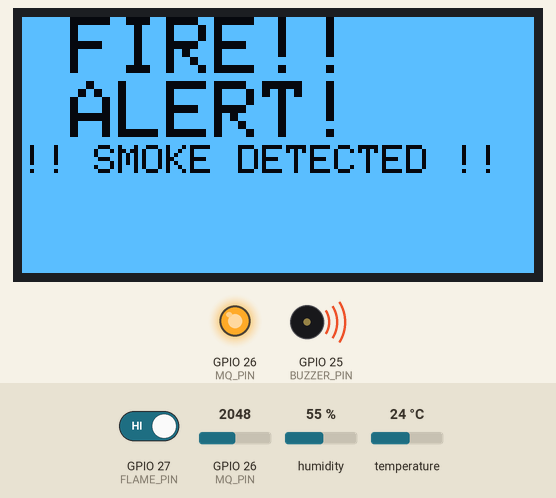
Simulated run of this sketch. Board: ESP32. Parts: 128×64 one-colour display, output pins drawn as LEDs (lit = HIGH), buzzer (waves = sounding, pin HIGH). Inputs (shaded band) come from the test bench; at power-on: GPIO 26 (MQ_PIN) = 2048, humidity 55 %, GPIO 27 (FLAME_PIN) HIGH, temperature 24 °C. What the sketch prints to the serial monitor is not drawn.

Above: at 3.2 s.
3.3 s: GPIO 26 (MQ_PIN) set to 1065
5.3 s: GPIO 26 (MQ_PIN) set to 954
At 7.1 s:
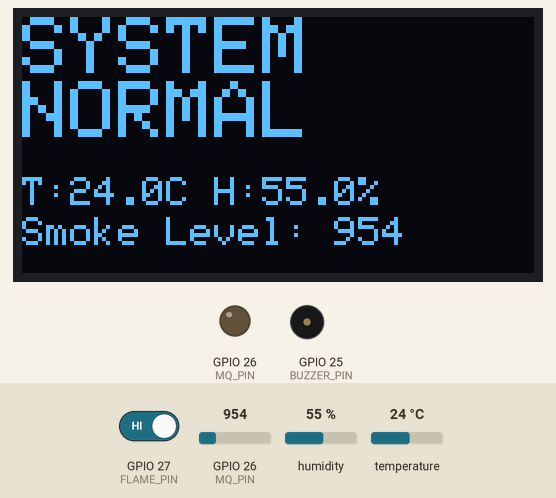
7.7 s: humidity set to 22 %
At 9.4 s:
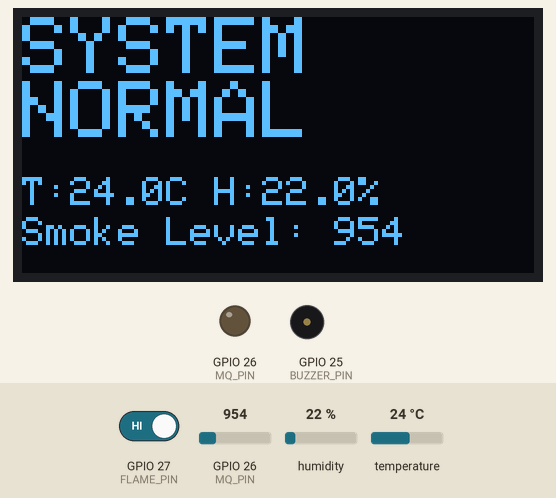
9.7 s: GPIO 27 (FLAME_PIN) driven LOW
At 10.7 s:
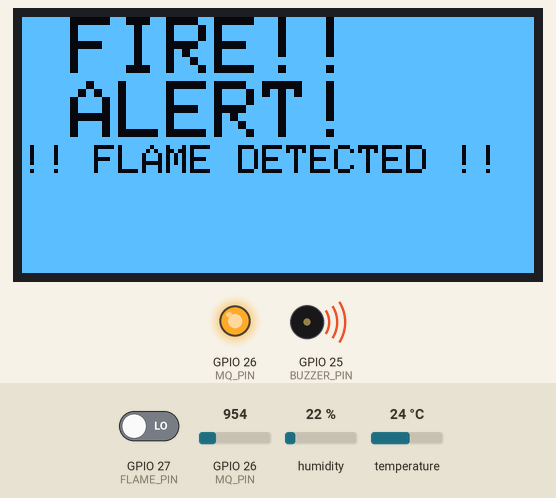
11.8 s: GPIO 26 (MQ_PIN) set to 1040
At 13.1 s:
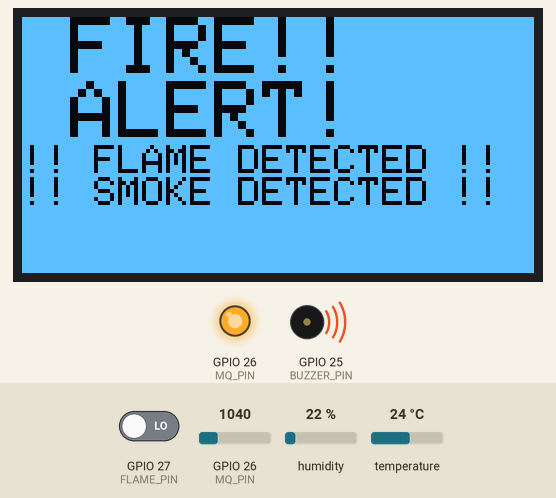
13.8 s: GPIO 26 (MQ_PIN) set to 960
At 15.6 s:
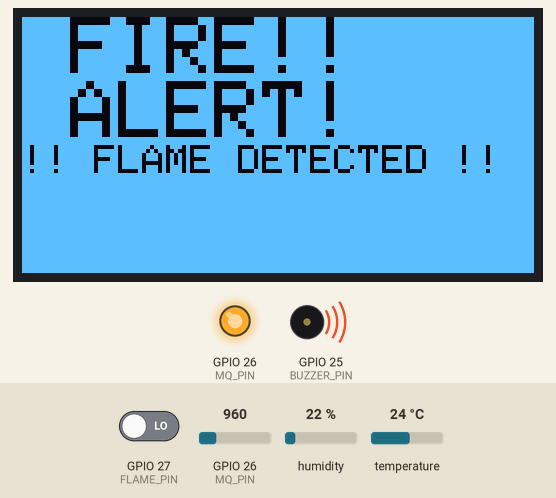
Timing chart, 0 to 16.9 s (numbered marks = the images above; inputs shaded):
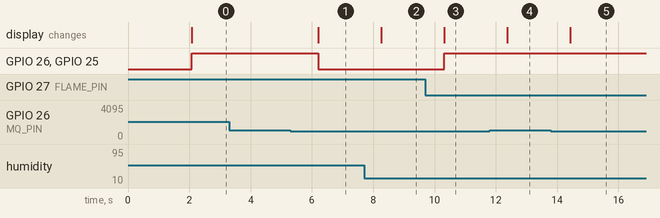

The sketch:

FireDetectionAlarm.ino
```cpp
/*
 * ======================================================
 * Project: ESP32 Fire Detection System
 * Author:  NodeNexus
 * GitHub:  https://github.com/NodeNexus
 *
 * Description:
 * This system monitors for fire using a flame sensor (LM393),
 * a smoke/gas sensor (MQ-2), and a temperature sensor (DHT22).
 * All data and alerts are displayed on an SSD1306 OLED screen
 * and trigger a red LED and a buzzer.
 * ======================================================
 */

// --- LIBRARIES ---
#include <Wire.h>
#include <Adafruit_GFX.h>
#include <Adafruit_SSD1306.h>
#include <DHT.h>

// --- Pin Definitions ---
#define DHT_PIN         14     // DHT22 Data Pin
#define FLAME_PIN       27     // LM393 Flame Sensor Digital Out (D0)
#define MQ_PIN          26    // MQ-2 Gas/Smoke Sensor Analog Out (A0)
#define OLED_SCL        22    // OLED SCL Pin
#define OLED_SDA        21    // OLED SDA Pin

// --- NEW ALARM PINS ---
#define BUZZER_PIN      25    // Active Buzzer (+) pin
#define LED_PIN         26    // Red LED Anode (+) pin via 220-ohm resistor

// --- OLED Display Settings ---
#define SCREEN_WIDTH 128
#define SCREEN_HEIGHT 64
#define OLED_RESET    -1
Adafruit_SSD1306 display(SCREEN_WIDTH, SCREEN_HEIGHT, &Wire, OLED_RESET);

// --- DHT Sensor Settings ---
#define DHT_TYPE DHT22
DHT dht(DHT_PIN, DHT_TYPE);

// --- Alert Threshold ---
int SMOKE_THRESHOLD = 1000; // Calibrate this value!

// --- Global Variables ---
float tempC;
float humidity;
int smokeValue;
int flameState; // 0 = Flame Detected, 1 = No Flame

void setup() {
  Serial.begin(115200);

  // Initialize Sensors
  pinMode(FLAME_PIN, INPUT);
  dht.begin();

  // --- NEW ---
  // Initialize Alarm Outputs
  pinMode(BUZZER_PIN, OUTPUT);
  pinMode(LED_PIN, OUTPUT);
  // Make sure they are off at the start
  digitalWrite(BUZZER_PIN, LOW);
  digitalWrite(LED_PIN, LOW);
  // --- END NEW ---

  // Initialize OLED Display
  if(!display.begin(SSD1306_SWITCHCAPVCC, 0x3C)) {
    Serial.println(F("SSD1306 allocation failed"));
    for(;;);
  }

  display.clearDisplay();
  display.setTextSize(1);
  display.setTextColor(SSD1306_WHITE);
  display.setCursor(0, 0);
  display.println(F("Fire Detection Sys"));
  display.println(F("Initializing..."));
  display.display();
  delay(2000);
}

void loop() {
  // 1. Read all sensor data
  humidity = dht.readHumidity();
  tempC = dht.readTemperature();
  smokeValue = analogRead(MQ_PIN);
  flameState = digitalRead(FLAME_PIN); // Reads 0 (LOW) if flame is detected

  // Print to serial monitor for debugging
  Serial.printf("Temp: %.1f C, Hum: %.1f %%, Smoke: %d, Flame: %d\n",
                tempC, humidity, smokeValue, flameState);

  // 2. Check for emergency conditions
  if (flameState == LOW || smokeValue > SMOKE_THRESHOLD) {
    displayFireAlert();
    // Activate alarms
    digitalWrite(LED_PIN, HIGH);
    digitalWrite(BUZZER_PIN, HIGH);
  } else {
    displayNormalStatus();
    // Deactivate alarms
    digitalWrite(LED_PIN, LOW);
    digitalWrite(BUZZER_PIN, LOW);
  }

  delay(1000); // Wait 1 second before next read
}

void displayNormalStatus() {
  display.clearDisplay();
  display.setTextSize(2);
  display.setCursor(0, 0);
  display.setTextColor(SSD1306_WHITE); // Ensure text is white
  display.println(F("SYSTEM"));
  display.println(F("NORMAL"));

  display.setTextSize(1);
  display.setCursor(0, 40);
  display.printf("T:%.1fC H:%.1f%%\n", tempC, humidity);
  display.setCursor(0, 50);
  display.printf("Smoke Level: %d", smokeValue);

  display.display();
}

void displayFireAlert() {
  display.clearDisplay();
  display.setTextSize(2);
  display.setCursor(0, 0);
  display.fillScreen(SSD1306_WHITE); // Invert screen
  display.setTextColor(SSD1306_BLACK);

  display.println(F(" FIRE!!"));
  display.println(F(" ALERT!"));

  display.setTextSize(1);
  if (flameState == LOW) {
    display.println(F("!! FLAME DETECTED !!"));
  }
  if (smokeValue > SMOKE_THRESHOLD) {
    display.println(F("!! SMOKE DETECTED !!"));
  }

  display.display();
}
```

Measured:
- the behaviour switches between 1001 and 1000 on GPIO 26 (MQ_PIN) (found by bisection; images 0 and 1)
- after the input at 3.3 s, every drawn part: stays the same
- after the input at 5.3 s, GPIO 26 (MQ_PIN), GPIO 25 (BUZZER_PIN): HIGH → LOW after 0.90 s; the display: changes after 0.90 s (image 1)
- after the input at 7.7 s, the display: changes after 0.56 s (image 2)
- after the input at 9.7 s, GPIO 26 (MQ_PIN), GPIO 25 (BUZZER_PIN): LOW → HIGH after 0.62 s; the display: changes after 0.62 s (image 3)
- after the input at 11.8 s, the display: changes after 0.57 s (image 4)
- after the input at 13.8 s, the display: changes after 0.63 s (image 5)
